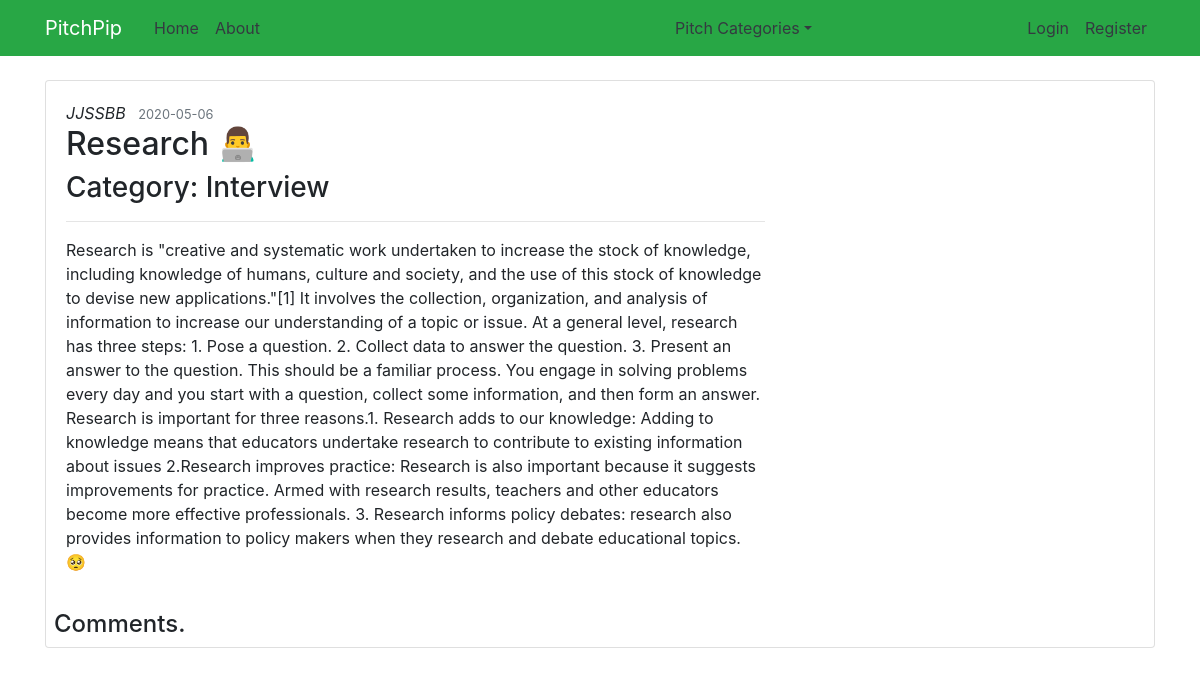
The app's page /post/4 with its own data.
### Pitching/models.py (models this page shows, shortened)
class User(db.Model, UserMixin):
    __tablename__='user'
    id = db.Column(db.Integer, primary_key=True)
    username = db.Column(db.String(20), unique=True, nullable=False)
    email = db.Column(db.String(120), unique=True, nullable=False)
    bio = db.Column(db.String(255))
    image_file = db.Column(db.String(20), nullable=False, default='default.jpg')
    password = db.Column(db.String(60), nullable=False)
    posts = db.relationship('Post', backref='author', lazy=True)

class Post(db.Model):
    __tablename__='post'
    id = db.Column(db.Integer, primary_key=True)
    title = db.Column(db.String(100), nullable=False)
    date_posted = db.Column(db.DateTime, nullable=False, default=datetime.utcnow)
    content = db.Column(db.Text, nullable=False)
    user_id = db.Column(db.Integer, db.ForeignKey('user.id'), nullable=False)
    category = db.Column(db.String)
    upvotes = db.Column(db.Integer)
    downvotes = db.Column(db.Integer)
    comments = db.relationship('Comment', backref = 'post', lazy = 'dynamic')
    def get_comments(self):
      post = Post.query.filter_by(id=self.id).first()
      comments = Comment.query.filter_by(id = post.id).all()
      return comments

### Pitching/routes.py (the view)
@app.route("/post/<int:post_id>", methods=['GET', 'POST'])
def post(post_id):
    post = Post.query.get_or_404(post_id)
    if request.args.get("upvote"):
        post.upvotes += 1
        db.session.add(post)
        db.session.commit()
        return redirect("/post/{post_id}".format(post_id=post.id))
    elif request.args.get("downvote"):
        post.downvotes += 1
        db.session.add(post)
        db.session.commit()
        return redirect("/post/{post_id}".format(post_id=post.id))
    form = CommentForm()
    if form.validate_on_submit():
        comment = form.text.data
        new_comment = Comment(content = comment, post_id = post.id)
        new_comment.save_comment()
    comments = Post.get_comments(post)
    return render_template('post.html', title=post.title, post=post, comments=comments, form=form)

### Pitching/templates/post.html (shortened to what this page needs)
{% extends "layout.html" %}
{% import "bootstrap/wtf.html" as wtf %}
{% block content %}
    <div class="card mb-3">
        <div class="row no-gutters">
            <div class="col-md-8">
            <div class="card-body">
                <span class="mr-2 card-title font-italic font-weight-bolder">{{ post.author.username }}</span>
                <small class="text-muted">{{ post.date_posted.strftime('%Y-%m-%d') }}</small>
                <h2 class="article-title">{{ post.title }}</h2>
                <h3 class="article-title">Category: {{ post.category }}</h3>
                <hr>
                <p class="article-content">{{ post.content }}</p>
            </div>
            </div>
            <div class="col-md-4 mx-auto">
            </div>
        </div>
        <h4 class="ml-2">Comments.</h4>
    </div>
{% endblock content %}

### Pitching/static/styles.css (style rules this page uses)
body { margin-top: 5rem; }

### records on screen
User: author.username "JJSSBB"
Post: date_posted "2020-05-06", title "Research 👨‍💻", category "Interview", content "Research is \"creative and systematic work undertaken to increase the stock of knowledge, including knowledge of humans, culture and society, and the use of this stock of knowledge to devise new applications.\"[1] It involves the collection, organization, and analysis of information to increase our understanding of a topic or issue. At a general level, research has three steps: 1. Pose a question. 2. Collect data to answer the question. 3. Present an answer to the question. This should be a familiar process. You engage in solving problems every day and you start with a question, collect some information, and then form an answer. Research is important for three reasons.1. Research adds to our…"
